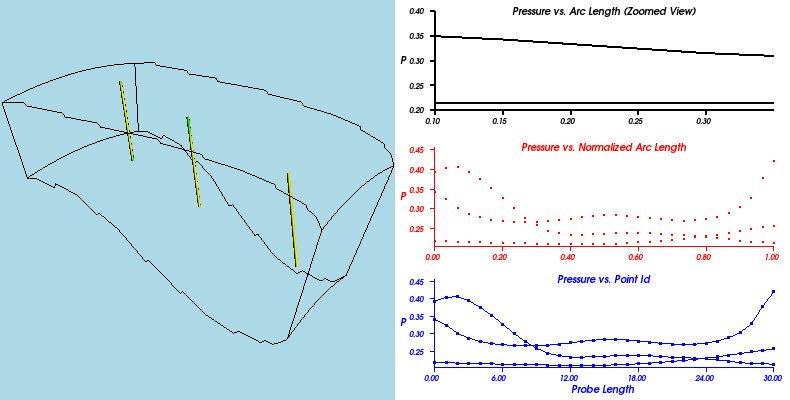

Reproduce this figure in Python.
#!/usr/bin/env python

# Demonstrate vtkXYPlotActor with three line probes through PLOT3D data.

import os

import vtkmodules.vtkInteractionStyle  # noqa: F401
import vtkmodules.vtkRenderingFreeType  # noqa: F401
import vtkmodules.vtkRenderingOpenGL2  # noqa: F401

from vtkmodules.vtkCommonTransforms import vtkTransform
from vtkmodules.vtkFiltersCore import (
    vtkAppendPolyData,
    vtkProbeFilter,
    vtkStructuredGridOutlineFilter,
    vtkTubeFilter,
)
from vtkmodules.vtkFiltersGeneral import vtkTransformPolyDataFilter
from vtkmodules.vtkFiltersSources import vtkLineSource
from vtkmodules.vtkIOParallel import vtkMultiBlockPLOT3DReader
from vtkmodules.vtkRenderingAnnotation import vtkXYPlotActor
from vtkmodules.vtkRenderingCore import (
    vtkActor,
    vtkPolyDataMapper,
    vtkRenderWindow,
    vtkRenderWindowInteractor,
    vtkRenderer,
)

# Data path
data_dir = os.environ.get("VPE_DATA_DIR", os.path.dirname(os.path.abspath(__file__)))

# Read PLOT3D data
pl3d = vtkMultiBlockPLOT3DReader()
pl3d.SetXYZFileName(os.path.join(data_dir, "combxyz.bin"))
pl3d.SetQFileName(os.path.join(data_dir, "combq.bin"))
pl3d.SetScalarFunctionNumber(100)
pl3d.SetVectorFunctionNumber(202)
pl3d.Update()
output = pl3d.GetOutput().GetBlock(0)

# Line source
line = vtkLineSource()
line.SetResolution(30)

# Probe 1
trans_l1 = vtkTransform()
trans_l1.Translate(3.7, 0.0, 28.37)
trans_l1.Scale(5, 5, 5)
trans_l1.RotateY(90)

tf = vtkTransformPolyDataFilter()
tf.SetInputConnection(line.GetOutputPort())
tf.SetTransform(trans_l1)

probe = vtkProbeFilter()
probe.SetInputConnection(tf.GetOutputPort())
probe.SetSourceData(output)
probe.Update()

# Probe 2
trans_l2 = vtkTransform()
trans_l2.Translate(9.2, 0.0, 31.20)
trans_l2.Scale(5, 5, 5)
trans_l2.RotateY(90)

tf_2 = vtkTransformPolyDataFilter()
tf_2.SetInputConnection(line.GetOutputPort())
tf_2.SetTransform(trans_l2)

probe_2 = vtkProbeFilter()
probe_2.SetInputConnection(tf_2.GetOutputPort())
probe_2.SetSourceData(output)
probe_2.Update()

# Probe 3
trans_l3 = vtkTransform()
trans_l3.Translate(13.27, 0.0, 33.40)
trans_l3.Scale(4.5, 4.5, 4.5)
trans_l3.RotateY(90)

tf_3 = vtkTransformPolyDataFilter()
tf_3.SetInputConnection(line.GetOutputPort())
tf_3.SetTransform(trans_l3)

probe_3 = vtkProbeFilter()
probe_3.SetInputConnection(tf_3.GetOutputPort())
probe_3.SetSourceData(output)
probe_3.Update()

# Tube filter for visualization
append_f = vtkAppendPolyData()
append_f.AddInputData(probe.GetPolyDataOutput())
append_f.AddInputData(probe_2.GetPolyDataOutput())
append_f.AddInputData(probe_3.GetPolyDataOutput())

tuber = vtkTubeFilter()
tuber.SetInputConnection(append_f.GetOutputPort())
tuber.SetRadius(0.1)

line_mapper = vtkPolyDataMapper()
line_mapper.SetInputConnection(tuber.GetOutputPort())

line_actor = vtkActor()
line_actor.SetMapper(line_mapper)

# XY Plot 1 — pressure vs arc length (zoomed)
xyplot = vtkXYPlotActor()
xyplot.AddDataSetInput(probe.GetOutput())
xyplot.AddDataSetInputConnection(probe_2.GetOutputPort())
xyplot.AddDataSetInput(probe_3.GetOutput())
xyplot.GetPositionCoordinate().SetValue(0.0, 0.67, 0)
xyplot.GetPosition2Coordinate().SetValue(1.0, 0.33, 0)
xyplot.SetXValuesToArcLength()
xyplot.SetNumberOfXLabels(6)
xyplot.SetTitle("Pressure vs. Arc Length (Zoomed View)")
xyplot.SetXTitle("")
xyplot.SetYTitle("P")
xyplot.SetXRange(0.1, 0.35)
xyplot.SetYRange(0.2, 0.4)
xyplot.GetProperty().SetColor(0, 0, 0)
xyplot.GetProperty().SetLineWidth(2)
tprop = xyplot.GetTitleTextProperty()
tprop.SetColor(xyplot.GetProperty().GetColor())
xyplot.SetAxisTitleTextProperty(tprop)
xyplot.SetAxisLabelTextProperty(tprop)
xyplot.SetLabelFormat("%-#6.2f")

# XY Plot 2 — pressure vs normalized arc length
xyplot_2 = vtkXYPlotActor()
xyplot_2.AddDataSetInput(probe.GetOutput())
xyplot_2.AddDataSetInputConnection(probe_2.GetOutputPort())
xyplot_2.AddDataSetInputConnection(probe_3.GetOutputPort())
xyplot_2.GetPositionCoordinate().SetValue(0.00, 0.33, 0)
xyplot_2.GetPosition2Coordinate().SetValue(1.0, 0.33, 0)
xyplot_2.SetXValuesToNormalizedArcLength()
xyplot_2.SetNumberOfXLabels(6)
xyplot_2.SetTitle("Pressure vs. Normalized Arc Length")
xyplot_2.SetXTitle("")
xyplot_2.SetYTitle("P")
xyplot_2.PlotPointsOn()
xyplot_2.PlotLinesOff()
xyplot_2.GetProperty().SetColor(1, 0, 0)
xyplot_2.GetProperty().SetPointSize(2)
tprop_2 = xyplot_2.GetTitleTextProperty()
tprop_2.SetColor(xyplot_2.GetProperty().GetColor())
xyplot_2.SetAxisTitleTextProperty(tprop_2)
xyplot_2.SetAxisLabelTextProperty(tprop_2)
xyplot_2.SetLabelFormat(xyplot.GetLabelFormat())

# XY Plot 3 — pressure vs point id
xyplot_3 = vtkXYPlotActor()
xyplot_3.AddDataSetInputConnection(probe.GetOutputPort())
xyplot_3.AddDataSetInputConnection(probe_2.GetOutputPort())
xyplot_3.AddDataSetInputConnection(probe_3.GetOutputPort())
xyplot_3.GetPositionCoordinate().SetValue(0.0, 0.0, 0)
xyplot_3.GetPosition2Coordinate().SetValue(1.0, 0.33, 0)
xyplot_3.SetXValuesToIndex()
xyplot_3.SetNumberOfXLabels(6)
xyplot_3.SetTitle("Pressure vs. Point Id")
xyplot_3.SetXTitle("Probe Length")
xyplot_3.SetYTitle("P")
xyplot_3.PlotPointsOn()
xyplot_3.GetProperty().SetColor(0, 0, 1)
xyplot_3.GetProperty().SetPointSize(3)
tprop_3 = xyplot_3.GetTitleTextProperty()
tprop_3.SetColor(xyplot_3.GetProperty().GetColor())
xyplot_3.SetAxisTitleTextProperty(tprop_3)
xyplot_3.SetAxisLabelTextProperty(tprop_3)
xyplot_3.SetLabelFormat(xyplot.GetLabelFormat())

# Outline
sg_outline = vtkStructuredGridOutlineFilter()
sg_outline.SetInputData(output)

outline_mapper = vtkPolyDataMapper()
outline_mapper.SetInputConnection(sg_outline.GetOutputPort())

outline_actor = vtkActor()
outline_actor.SetMapper(outline_mapper)
outline_actor.GetProperty().SetColor(0, 0, 0)

# Renderer 0 — 3D view
renderer_0 = vtkRenderer()
renderer_0.SetBackground(0.6784, 0.8471, 0.9020)
renderer_0.SetViewport(0, 0, 0.5, 1)
renderer_0.AddActor(outline_actor)
renderer_0.AddActor(line_actor)

# Renderer 1 — plots
renderer_1 = vtkRenderer()
renderer_1.SetBackground(1, 1, 1)
renderer_1.SetViewport(0.5, 0.0, 1.0, 1.0)
renderer_1.AddViewProp(xyplot)
renderer_1.AddViewProp(xyplot_2)
renderer_1.AddViewProp(xyplot_3)

# Render window
render_window = vtkRenderWindow()
render_window.AddRenderer(renderer_0)
render_window.AddRenderer(renderer_1)
render_window.SetWindowName("xy plot")
render_window.SetMultiSamples(0)
render_window.SetSize(790, 400)

# Interactor
interactor = vtkRenderWindowInteractor()
interactor.SetRenderWindow(render_window)

# Scene
cam_1 = renderer_0.GetActiveCamera()
cam_1.SetClippingRange(3.95297, 100)
cam_1.SetFocalPoint(8.88908, 0.595038, 29.3342)
cam_1.SetPosition(-12.3332, 31.7479, 41.2387)
cam_1.SetViewUp(0.060772, -0.319905, 0.945498)

interactor.Initialize()
interactor.Start()
